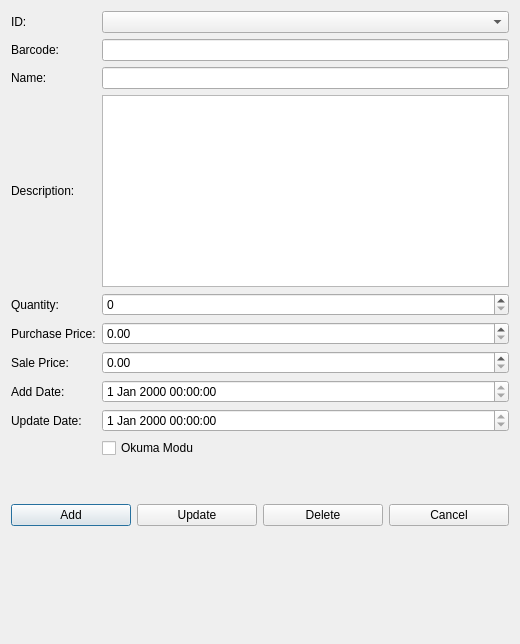
<?xml version="1.0" encoding="UTF-8"?>
<ui version="4.0">
 <class>frmUrun</class>
 <widget class="QDialog" name="frmUrun">
  <property name="geometry">
   <rect>
    <x>0</x>
    <y>0</y>
    <width>520</width>
    <height>644</height>
   </rect>
  </property>
  <property name="windowTitle">
   <string>Product Edit</string>
  </property>
  <layout class="QGridLayout" name="gridLayout_3">
   <item row="0" column="0">
    <layout class="QGridLayout" name="gridLayout_2">
     <item row="1" column="0">
      <layout class="QHBoxLayout" name="horizontalLayout">
       <item>
        <widget class="QPushButton" name="btnAdd">
         <property name="text">
          <string>Add</string>
         </property>
        </widget>
       </item>
       <item>
        <widget class="QPushButton" name="btnUpdate">
         <property name="text">
          <string>Update</string>
         </property>
        </widget>
       </item>
       <item>
        <widget class="QPushButton" name="btnDelete">
         <property name="text">
          <string>Delete</string>
         </property>
        </widget>
       </item>
       <item>
        <widget class="QPushButton" name="btnCancel">
         <property name="text">
          <string>Cancel</string>
         </property>
        </widget>
       </item>
      </layout>
     </item>
     <item row="0" column="0">
      <layout class="QGridLayout" name="gridLayout">
       <item row="2" column="0">
        <widget class="QLabel" name="label_7">
         <property name="text">
          <string>Barcode:</string>
         </property>
        </widget>
       </item>
       <item row="0" column="0">
        <widget class="QLabel" name="label">
         <property name="text">
          <string>ID:</string>
         </property>
        </widget>
       </item>
       <item row="2" column="1">
        <widget class="QLineEdit" name="txtBarcode"/>
       </item>
       <item row="3" column="0">
        <widget class="QLabel" name="label_3">
         <property name="text">
          <string>Name:</string>
         </property>
        </widget>
       </item>
       <item row="8" column="1">
        <widget class="QDateTimeEdit" name="dteAdd">
         <property name="readOnly">
          <bool>true</bool>
         </property>
        </widget>
       </item>
       <item row="4" column="1">
        <widget class="QTextEdit" name="txtDescription"/>
       </item>
       <item row="4" column="0">
        <widget class="QLabel" name="label_8">
         <property name="text">
          <string>Description:</string>
         </property>
        </widget>
       </item>
       <item row="6" column="0">
        <widget class="QLabel" name="label_5">
         <property name="text">
          <string>Purchase Price:</string>
         </property>
        </widget>
       </item>
       <item row="8" column="0">
        <widget class="QLabel" name="label_9">
         <property name="text">
          <string>Add Date:</string>
         </property>
        </widget>
       </item>
       <item row="5" column="0">
        <widget class="QLabel" name="label_4">
         <property name="text">
          <string>Quantity:</string>
         </property>
        </widget>
       </item>
       <item row="0" column="1">
        <widget class="QComboBox" name="cbID"/>
       </item>
       <item row="7" column="0">
        <widget class="QLabel" name="label_6">
         <property name="text">
          <string>Sale Price:</string>
         </property>
        </widget>
       </item>
       <item row="6" column="1">
        <widget class="QDoubleSpinBox" name="sbPurchasePrice"/>
       </item>
       <item row="5" column="1">
        <widget class="QSpinBox" name="sbQuantity"/>
       </item>
       <item row="3" column="1">
        <widget class="QLineEdit" name="txtName"/>
       </item>
       <item row="10" column="1">
        <widget class="QCheckBox" name="cbReadonly">
         <property name="text">
          <string>Okuma Modu</string>
         </property>
        </widget>
       </item>
       <item row="9" column="0">
        <widget class="QLabel" name="label_10">
         <property name="text">
          <string>Update Date:</string>
         </property>
        </widget>
       </item>
       <item row="9" column="1">
        <widget class="QDateTimeEdit" name="dteUpdate">
         <property name="readOnly">
          <bool>true</bool>
         </property>
        </widget>
       </item>
       <item row="7" column="1">
        <widget class="QDoubleSpinBox" name="sbSalePrice"/>
       </item>
       <item row="11" column="1">
        <spacer name="verticalSpacer_2">
         <property name="orientation">
          <enum>Qt::Vertical</enum>
         </property>
         <property name="sizeHint" stdset="0">
          <size>
           <width>20</width>
           <height>40</height>
          </size>
         </property>
        </spacer>
       </item>
      </layout>
     </item>
     <item row="2" column="0">
      <spacer name="verticalSpacer">
       <property name="orientation">
        <enum>Qt::Vertical</enum>
       </property>
       <property name="sizeHint" stdset="0">
        <size>
         <width>20</width>
         <height>40</height>
        </size>
       </property>
      </spacer>
     </item>
    </layout>
   </item>
  </layout>
 </widget>
 <resources/>
 <connections>
  <connection>
   <sender>btnCancel</sender>
   <signal>clicked()</signal>
   <receiver>frmUrun</receiver>
   <slot>close()</slot>
   <hints>
    <hint type="sourcelabel">
     <x>330</x>
     <y>450</y>
    </hint>
    <hint type="destinationlabel">
     <x>371</x>
     <y>412</y>
    </hint>
   </hints>
  </connection>
 </connections>
</ui>
